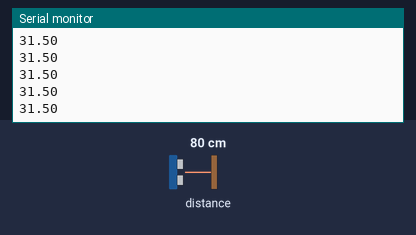
This sketch was run on a simulated Arduino Uno, built with avr-gcc and run on an emulated ATmega328P. On the bench: the last lines printed to the serial monitor. Wiring (inferred from the names in the program): LIDAR-Lite range finder at I2C address 0x62. The test bench sets the inputs (shaded band); at power-on: distance to the obstacle 80 cm.

Above: at 1.2 s.
1.3 s: distance to the obstacle set to 2 cm
At 1.35 s:
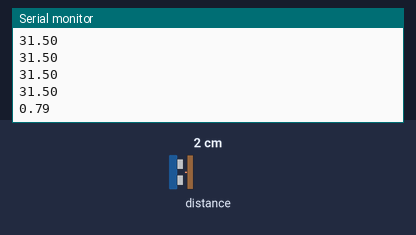
2.8 s: distance to the obstacle set to 4 cm
At 2.83 s:
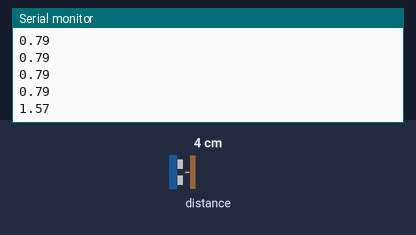
Timing chart, 0 to 5.8 s (numbered marks = the images above; inputs shaded):
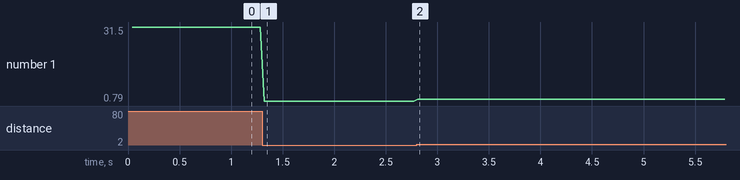

Measured:
- after the input at 1.3 s, the serial monitor: prints a new line at once (image 1)
- after the input at 2.8 s, the serial monitor: prints a new line at once (image 2)
- plotted number 1: 31.5 → 0.79 after the input at 1.3 s, 0.79 → 1.57 after the input at 2.8 s

The sketch:

LIDAR_demo.ino
```cpp
/*
http://pulsedlight3d.com
This sketch demonstrates getting distance with the LIDAR-Lite Sensor
It utilizes the 'Arduino Wire Library'
*/

#include <Wire.h>
#define    LIDARLite_ADDRESS   0x62          // Default I2C Address of LIDAR-Lite.
#define    RegisterMeasure     0x00          // Register to write to initiate ranging.
#define    MeasureValue        0x04          // Value to initiate ranging.
#define    RegisterHighLowB    0x8f          // Register to get both High and Low bytes in 1 call.

int reading = 0;

void setup()
{
  Wire.begin(); // join i2c bus
  Serial.begin(9600); // start serial communication at 9600bps
}

void loop()
{
  Wire.beginTransmission((int)LIDARLite_ADDRESS); // transmit to LIDAR-Lite
  Wire.write((int)RegisterMeasure); // sets register pointer to  (0x00)
  Wire.write((int)MeasureValue); // sets register pointer to  (0x00)
  Wire.endTransmission(); // stop transmitting

  delay(20); // Wait 20ms for transmit

  Wire.beginTransmission((int)LIDARLite_ADDRESS); // transmit to LIDAR-Lite
  Wire.write((int)RegisterHighLowB); // sets register pointer to (0x8f)
  Wire.endTransmission(); // stop transmitting

  delay(20); // Wait 20ms for transmit

  Wire.requestFrom((int)LIDARLite_ADDRESS, 2); // request 2 bytes from LIDAR-Lite

  if(2 <= Wire.available()) // if two bytes were received
  {
    reading = Wire.read(); // receive high byte (overwrites previous reading)
    reading = reading << 8; // shift high byte to be high 8 bits
    reading |= Wire.read(); // receive low byte as lower 8 bits
    Serial.println(reading/2.54); // print the reading
  }
}
```
